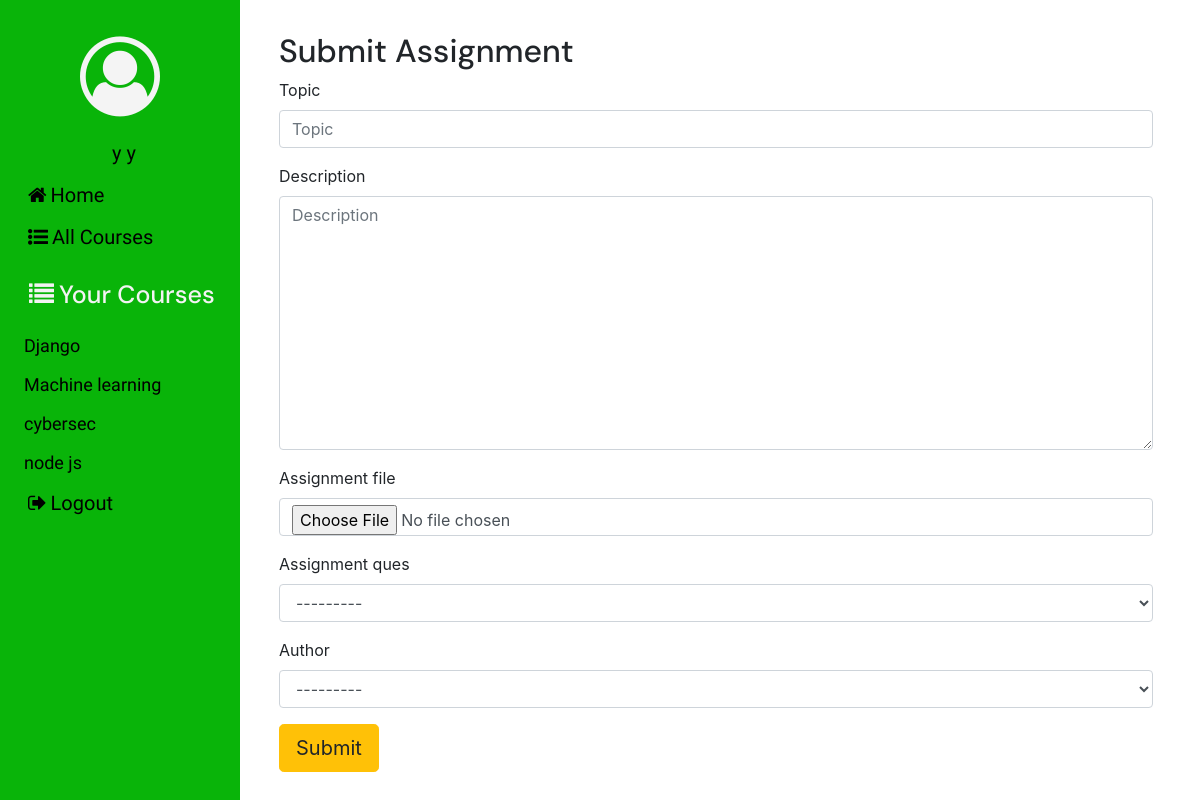
/assignments/submit/ (signed in), run on the app's committed database.
### users/models.py (models this page shows)
class User(auth.models.AbstractUser):
    USER_TYPE_CHOICES = (
        (1, 'Student'),
        (2, 'Teacher')
    )
    user_type = models.PositiveIntegerField(choices=USER_TYPE_CHOICES, default=1)
    phone = models.CharField(max_length=15, null=True)
    def __str__(self):
        return self.first_name + ' ' + self.last_name

### courses/models.py (models this page shows, shortened)
class Course(models.Model):
    course_name = models.CharField(max_length=200)
    course_description = models.TextField()
    teacher = models.ForeignKey(User, related_name="course", on_delete=models.CASCADE)
    students = models.ManyToManyField(User, through='Enrollment', related_name="student_course")
    def __str__(self):
        return self.course_name
    class Meta:
        ordering = ['course_name']

### assignments/views.py (the view)
class SubmitAssignmentView(LoginRequiredMixin, generic.CreateView):
    form_class = SubmitAssignmentForm
    template_name = 'assignments/submitassignment_form.html'
    select_related = ('author', 'assignment_ques')
    def get_context_data(self, **kwargs):
        assignments = Assignment.objects.filter(pk=self.request.session.get('assignment'))
        assignment_object = get_object_or_404(assignments)
        context = super(SubmitAssignmentView, self).get_context_data(**kwargs)
        context['duedate'] = assignment_object.due_date
        context['time'] = timezone.now()
        return context
    def get_form_kwargs(self):
        kwargs = super().get_form_kwargs()
        kwargs['assignment_id'] = self.request.session.get('assignment')
        kwargs['user'] = self.request.user
        return kwargs

### assignments/forms.py
class SubmitAssignmentForm(ModelForm):
    class Meta:
        model = SubmitAssignment
        fields = ('topic', 'description', 'assignment_file', 'assignment_ques', 'author')
    def __init__(self, *args, **kwargs):
        user = kwargs.pop('user')
        assignment = kwargs.pop('assignment_id')
        super().__init__(*args, **kwargs)
        self.fields['assignment_ques'].queryset = self.fields['assignment_ques'].queryset.filter(pk=assignment)
        self.fields['author'].queryset = self.fields['author'].queryset.filter(username=user.username)

### assignments/models.py (called while the page is built)
    def __str__(self):
        return self.assignment_name

### courses/context_processors.py (called while the page is built)
def courses_processor(request):
    course = Course.objects.all()
    return {'list_courses': course}

### assignments/templates/assignments/submitassignment_form.html (shortened to what this page needs)
{% extends 'assignments/assignment_base.html' %}
{% load bootstrap4 %}
{% block main_content %}
    {% if user.user_type == 2 %}
        <div class="container">
            <div class="jumbotron">
                <h2>Only students are allowed to submit assignments</h2>
            </div>
        </div>
    {% else %}
        <div class="container">
            <h2>Submit Assignment</h2>
            <form action="{% url 'assignments:submit' %}" method="POST" enctype="multipart/form-data">
                {% bootstrap_form form %}
                {% if duedate >= time %}
                    <input type="submit" value="Submit" class="btn btn-warning btn-lg">
                {% endif %}
            </form>
        </div>
    {% endif %}
{% endblock main_content %}

### templates/base.html (shortened to what this page needs)
{% load static %}
<html lang="en">
<head>
    <link rel="stylesheet" href="https://stackpath.bootstrapcdn.com/bootstrap/4.5.2/css/bootstrap.min.css" />
    <link rel="stylesheet" href="https://stackpath.bootstrapcdn.com/font-awesome/4.7.0/css/font-awesome.min.css" />
    <link rel="stylesheet" href="{% static 'django_lms/css/master.css' %}" />
</head>
<body>
    <div class="sidenav">
        <div class="side-items">
        <span class="sidemenu side-element"><i class="fa fa-user-circle-o fa-5x" aria-hidden="true" id="profile"></i></span>
        {% if user.is_authenticated %}
            <a href="{% url 'profile' pk=user.pk %}" class="sidemenu side-element">{{user}}</a>
            <a href="{% url 'home' %}"><i class="fa fa-home" aria-hidden="true"></i>Home</a>
            <a href="{% url 'courses:list' %}"><i class="fa fa-list-ul" aria-hidden="true"></i>All Courses</a>
            {% if user.user_type == 1 %}
                <span class="sidemenu"><h5 id="side-head"><i class="fa fa-list courses-icon" aria-hidden="true"></i>Your Courses</h5></span>
                {% for course in list_courses %}
                    {% if user in course.students.all %}
                        <span class="course-item"><a href="{% url 'courses:detail' pk=course.pk %}" >{{course}}</a></span>
                    {% endif %}
                {% endfor %}
            {% endif %}
            <a href="{% url 'users:logout' %}" class="sidemenu"><i class="fa fa-sign-out" aria-hidden="true"></i>Logout</a>
        {% endif %}
        </div>
    </div>
    <div class="content">
        {% block body_content %}
        {% endblock body_content %}
    </div>
</body>
</html>

### static/django_lms/css/master.css (style rules this page uses)
.sidenav { height: 100%; width: 20%; position: fixed; z-index: 1; top: 0; left: 0; background-color:rgb(9, 180, 9); overflow-x: hidden; padding-top: 20px; }
h1, h2, h3, h4, h5, h6 { font-family: 'DM Sans', sans-serif; }
p, a { font-family: 'Raleway', 'sans-serif'; }
.sidenav a { padding: 6px 8px 6px 16px; text-decoration: none; font-size: 20px; color: black; display: block; }
.content { margin-top: 2em; margin-left: 22%; margin-bottom: 2em; margin-right: 2em; }
.sidemenu { display: block; color: #f4f4f4; }
.side-element { text-align: center; }
i { margin: 0.2em; }
.side-items { margin-left: 0.5em; margin-right: 0.5em; }
#side-head { margin-top: 0.5em; padding: 6px 8px 6px 16px; text-decoration: none; font-size: 25px; color: #f3f3f3; }
.course-item a { font-size: 18px; }

### data on the page
User: first_name+last_name "y y"
Course: course_name "Django"
Course: course_name "Machine learning"
Course: course_name "cybersec"
Course: course_name "node js"
